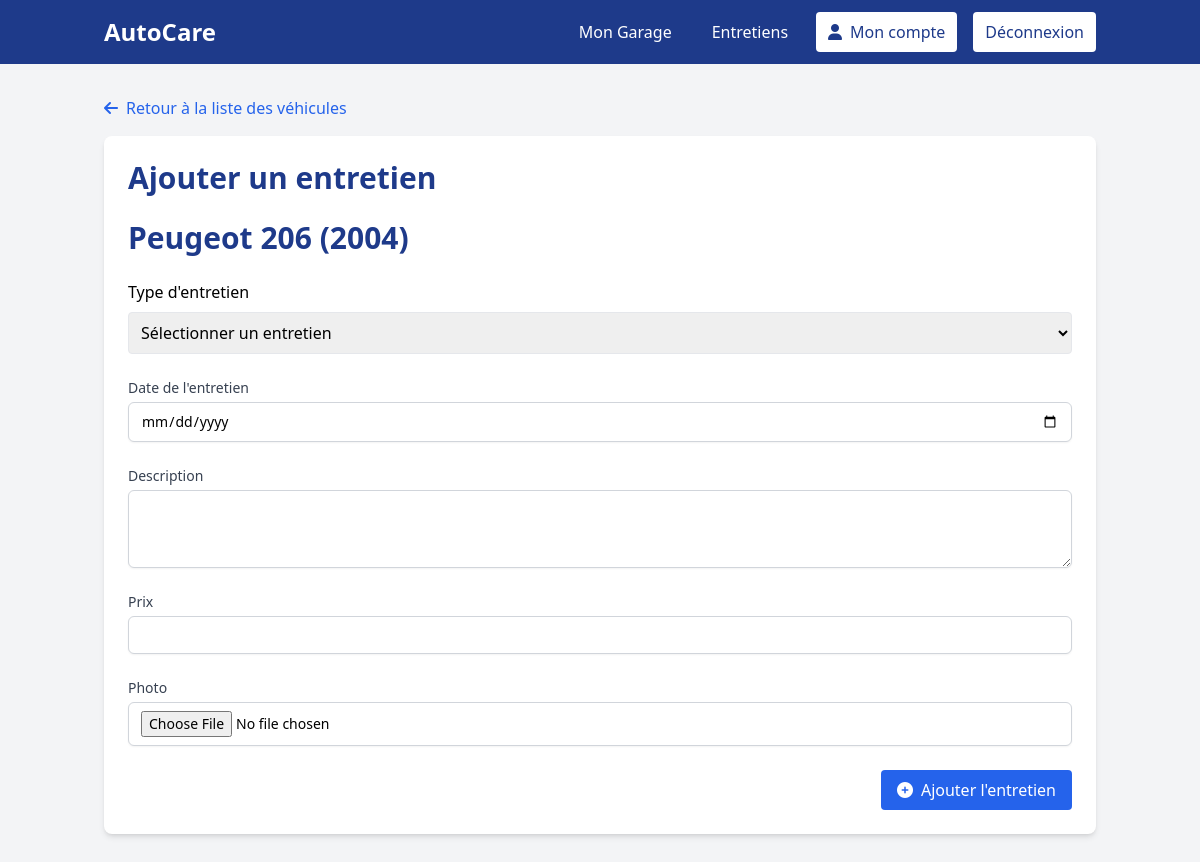
/?ctrl=maintenance&action=create&id=2 (signed in), run on the app's committed database.
### tables this page shows
CREATE TABLE `car` (
  `car_id` int(11) NOT NULL,
  `car_year` year(4) DEFAULT NULL,
  `car_kilometers` int(11) DEFAULT NULL,
  `car_fuelType` varchar(50) DEFAULT NULL,
  `car_licensePlate` varchar(50) DEFAULT NULL,
  `car_notes` varchar(500) DEFAULT NULL,
  `car_modelId` int(11) NOT NULL,
  `car_brandId` int(11) NOT NULL,
  `car_useId` int(11) NOT NULL
);

CREATE TABLE `brand` (
  `bra_id` int(11) NOT NULL,
  `bra_label` varchar(50) DEFAULT NULL
);

CREATE TABLE `model` (
  `mod_id` int(11) NOT NULL,
  `mod_label` varchar(50) DEFAULT NULL,
  `mod_brandId` int(11) NOT NULL
);

### controllers/MaintenanceController.php (called while the page is built, shortened)
<?php
class MaintenanceController
{
    public function create($id)
    {
        try {
            $carModel = new CarModel();
            $datas = $carModel->readOne($id);
            $car = new Car($datas);
            require_once "views/maintenance/addOne.php";
        } catch (Exception $e) {
            echo $e->getMessage();
        }
    }
}

### models/CoreModel.php (called while the page is built, shortened)
<?php
abstract class CoreModel
{
    private $_engine = DB_ENGINE;
    private $_host = DB_HOST;
    private $_dbname = DB_NAME;
    private $_charset = DB_CHARSET;
    private $_dbuser = DB_USER;
    private $_dbpwd = DB_PWD;
    private $_db;
    private function connect(): void
    {
        try {
            $dsn = $this->_engine . ':host=' . $this->_host . ';dbname=' . $this->_dbname . ';charset=' . $this->_charset;
            $this->_db = new PDO($dsn, $this->_dbuser, $this->_dbpwd, [PDO::ATTR_ERRMODE => PDO::ERRMODE_EXCEPTION, PDO::ATTR_DEFAULT_FETCH_MODE => PDO::FETCH_ASSOC]);
        } catch (PDOException $e) {
            die($e->getMessage());
        }
    }
    protected function getDb(): PDO
    {
        return $this->_db;
    }
}

### models/CarModel.php (called while the page is built, shortened)
<?php
class CarModel extends CoreModel
{
    public function readOne($id)
    {
        $sql = "SELECT car_id, mod_label AS car_model, bra_label AS car_brand, car_year, car_kilometers, car_fuelType, car_licensePlate, car_notes
                FROM car
                JOIN model ON car_modelId = mod_id
                JOIN brand ON car_brandId = brand.bra_id
                WHERE car_id = :id ";
        try {
            if (($this->_req = $this->getDb()->prepare($sql)) !== false) {
                if ($this->_req->bindValue(':id', $id, PDO::PARAM_INT)) {
                    if ($this->_req->execute()) {
                        $data = $this->_req->fetch(PDO::FETCH_ASSOC);
                        return $data;
                    } else {
                        return false;
                    }
                }
            }
        } catch (PDOException $e) {
            die ($e->getMessage());
        }
    }
}

### entity/CoreEntity.php (called while the page is built, shortened)
<?php
abstract class CoreEntity
{
    private function hydrate(array $data): void
    {
        foreach ($data as $key => $value) {
            $methodName = 'set' . ucfirst(substr($key, 4, strlen($key) - 4));
        }
    }
}

### entity/Car.php (called while the page is built, shortened)
<?php
class Car extends CoreEntity
{
    private int $year;
    private ?string $model;
    private ?string $brand;
    public function getYear(): int
    {
        return $this->year;
    }
    public function setYear(int $year): void
    {
        $this->year = $year;
    }
    public function getBrand(): string
    {
        return $this->brand;
    }
    public function getModel(): string
    {
        return $this->model;
    }
    public function setBrand(string $brand): void
    {
        $this->brand = $brand;
    }
    public function setModel(string $model): void
    {
        $this->model = $model;
    }
}

### views/maintenance/addOne.php (the view, shortened to what this page needs)
<main class="container mx-auto px-4 py-8 min-h-screen">
    <div class="mb-4">
        <a href="?ctrl=car&action=showall&id=<?=$_SESSION['user']['id']?>" class="text-blue-600 hover:text-blue-800">
            <i class="fas fa-arrow-left mr-2"></i>Retour à la liste des véhicules
        </a>
    </div>
    <div class="bg-white shadow-md rounded-lg overflow-hidden">
        <div class="p-6">
            <h1 class="text-3xl font-bold mb-6 text-blue-900">Ajouter un entretien</h1>
            <h2 class="text-3xl font-bold mb-6 text-blue-900"><?= $car->getBrand() . ' ' . $car->getModel() . ' (' . $car->getYear() . ')' ?></h2>
            <form action="?ctrl=maintenance&action=store" method="POST" enctype="multipart/form-data" class="space-y-6">
                <div>
                    <label for="type" class="block mb-2">Type d'entretien</label>
                    <select name="type" id="type" class="w-full p-2 border rounded" required>
                        <option selected disabled>Sélectionner un entretien</option>
                    </select>
                </div>
                <div>
                    <label for="date" class="block text-sm font-medium text-gray-700">Date de l'entretien</label>
                    <input type="date" id="date" name="date" required class="mt-1 block w-full border border-gray-300 rounded-md shadow-sm py-2 px-3 focus:outline-none focus:ring-blue-500 focus:border-blue-500 sm:text-sm">
                </div>
                <div>
                    <label for="description" class="block text-sm font-medium text-gray-700">Description</label>
                    <textarea id="description" name="description" rows="3" class="mt-1 block w-full border border-gray-300 rounded-md shadow-sm py-2 px-3 focus:outline-none focus:ring-blue-500 focus:border-blue-500 sm:text-sm"></textarea>
                </div>
                <div>
                    <label for="price" class="block text-sm font-medium text-gray-700">Prix</label>
                    <input type="number" id="price" name="price" step="0.01" min="0" required class="mt-1 block w-full border border-gray-300 rounded-md shadow-sm py-2 px-3 focus:outline-none focus:ring-blue-500 focus:border-blue-500 sm:text-sm">
                </div>
                <div>
                    <label for="photo" class="block text-sm font-medium text-gray-700">Photo</label>
                    <input type="file" id="photo" name="photo" accept="image/*" class="mt-1 block w-full py-2 px-3 border border-gray-300 bg-white rounded-md shadow-sm focus:outline-none focus:ring-blue-500 focus:border-blue-500 sm:text-sm">
                </div>
                <div class="flex justify-end">
                    <button type="submit" class="bg-blue-600 text-white py-2 px-4 rounded hover:bg-blue-700 transition duration-300">
                        <i class="fas fa-plus-circle mr-2"></i>Ajouter l'entretien
                    </button>
                </div>
            </form>
        </div>
    </div>
</main>

### data on the page
car: car_brandId.bra_label "Peugeot", car_modelId.mod_label "206", car_year "2004"
